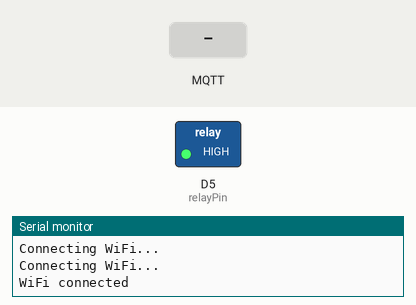
The sketch below on a simulated ESP8266 (NodeMCU). Parts: switched loads named in the sketch (green lamp = pin HIGH), the last lines printed to the serial monitor. Inputs (shaded band) come from the test bench. WiFi joins after 1.5 s; servers stay silent unless stated; no MQTT or app messages arrive unless stated.

Above: at 3.2 s.
3.3 s: MQTT message "1" arrives on the first subscribed topic
At 4.5 s:
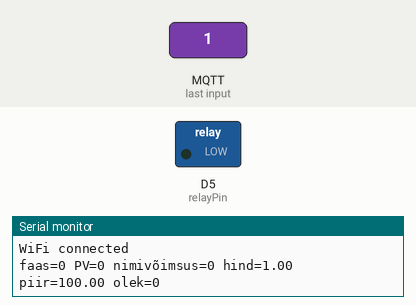
4.8 s: MQTT message "1" arrives on the second subscribed topic
At 5.7 s:
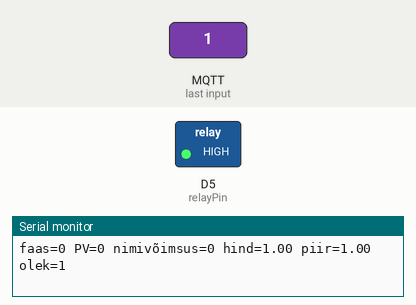
Timing chart, 0 to 7.8 s (numbered marks = the images above; inputs shaded):
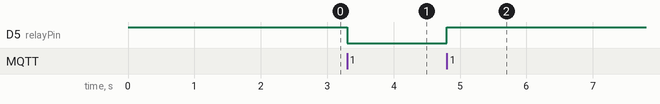

Measured:
- after the input at 3.3 s, D5 (relayPin): HIGH → LOW at once
- after the input at 4.8 s, D5 (relayPin): LOW → HIGH at once

The sketch:

esp8266juhtseade.ino
```cpp
#include <ESP8266WiFi.h>
#include <PubSubClient.h>

//WIFI
const char* ssid = "";
const char* password = "";

//MQTT
const char* mqtt_broker = "";
const char* mqtt_user = "";
const char* mqtt_pass = "";

const int relayPin = D5;  //relee active-low

//mqtt teemad
const char* mqtt_nordpool_topic = "nordpool"; //nordpool hinnad homeassistantist
const char* mqtt_threshold_topic = "elektrihind2"; //kasutaja seadistatud hinnapiir
const char* mqtt_solar_l1_topic = "home/energy/l1";//L1 faas
const char* mqtt_solar_l2_topic = "home/energy/l2"; //L2 faas
const char* mqtt_solar_l3_topic = "home/energy/l3"; //L3 faas
const char* mqtt_phase_selector_topic = "faasivalik2"; //0=OFF   1=L1   2=L2      3=L3
const char* heater_power_topic = "tarbimine2"; //tarbija nimivõimsus homeassistantist
const char* heater_hysteresis_topic = "hysteresis2"; //hüsterees homeassistantist

//default
float nordpoolprice = 0.0;
float hinnapiir = 100.0;

int solarL1 = 0;
int solarL2 = 0;
int solarL3 = 0;

int faas = 0;
bool faasinitial = false;

int nimivoimsus = 0;

unsigned long switchdelay = 1000;//1s default
unsigned long switchtime = 0;

int state = 0;// 0 = OFF, 1 = ON

WiFiClient espClient;
PubSubClient client(espClient);

void setup() {
  Serial.begin(9600);
  pinMode(relayPin, OUTPUT);
  digitalWrite(relayPin, HIGH);//active low ehk HIGH = off

  client.setServer(mqtt_broker, 1883);
  client.setCallback(callback);

  WiFi.begin(ssid, password);
  while (WiFi.status() != WL_CONNECTED) {
    delay(1000);
    Serial.println("Connecting WiFi...");
  }
  Serial.println("WiFi connected");
}


void updatestate(int stateUUS) {
  if (stateUUS != state) {
    unsigned long now = millis();

    state = stateUUS;
    digitalWrite(relayPin, (state == 1) ? LOW : HIGH);//active-low
    switchtime = now;
  }
}


void heater() {
  unsigned long now = millis();

//faasivalik
  int loetudPV = 0;
  if (faas == 1) loetudPV = solarL1;
  else if (faas == 2) loetudPV = solarL2;
  else if (faas == 3) loetudPV = solarL3;

//debugid
  Serial.print("faas=");
  Serial.print(faas);
  Serial.print(" PV=");
  Serial.print(loetudPV);
  Serial.print(" nimivõimsus=");
  Serial.print(nimivoimsus);
  Serial.print(" hind=");
  Serial.print(nordpoolprice);
  Serial.print(" piir=");
  Serial.print(hinnapiir);
  Serial.print(" olek=");
  Serial.println(state);

  int stateUUS = state;

  if (state == 0) {
    if (nordpoolprice < hinnapiir && loetudPV <= -nimivoimsus) {
    stateUUS = 1;
    }
  } else {
    if (nordpoolprice >= hinnapiir || loetudPV >= 0) {
    stateUUS = 0;
    }
  }

  // hüsterees (aeg)
  if ((stateUUS != state) && ((now - switchtime) > switchdelay)) {
  updatestate(stateUUS);
  }
}


void callback(char* topic, byte* payload, unsigned int length) {
  String message;
  for (unsigned int i = 0; i < length; ++i) message += (char)payload[i];

  bool run = false;

  if (strcmp(topic, mqtt_nordpool_topic) == 0) {
    nordpoolprice = message.toFloat();
    run = true;
  } else if (strcmp(topic, mqtt_threshold_topic) == 0) {
    hinnapiir = message.toFloat();
    run = true;
  } else if (strcmp(topic, mqtt_solar_l1_topic) == 0) {
    solarL1 = message.toInt();
    if (faas == 1) run = true;
  } else if (strcmp(topic, mqtt_solar_l2_topic) == 0) {
    solarL2 = message.toInt();
    if (faas == 2) run = true;
  } else if (strcmp(topic, mqtt_solar_l3_topic) == 0) {
    solarL3 = message.toInt();
    if (faas == 3) run = true;
  } else if (strcmp(topic, mqtt_phase_selector_topic) == 0) {
    int faasUUS = message.toInt();
    if (!faasinitial) {


    faasinitial = true;
    faas = faasUUS;
    run = true;


    } else if (faasUUS != faas) {
      faas = faasUUS;
      Serial.println("reboot faasivahetuseks");
      delay(500);
      ESP.restart();
        }
  } else if (strcmp(topic, heater_power_topic) == 0) {
    nimivoimsus = message.toInt();
    run = true;

  } else if (strcmp(topic, heater_hysteresis_topic) == 0) {
    switchdelay = (unsigned long)message.toInt() * 1000UL;
    run = true;
  }

  if (run) {
  heater();
  }
}

void reconnect() {
  while (!client.connected()) {
    if (client.connect("PV_Relee_Seade")) {
      client.subscribe(mqtt_nordpool_topic);
      client.subscribe(mqtt_threshold_topic);
      client.subscribe(mqtt_solar_l1_topic);
      client.subscribe(mqtt_solar_l2_topic);
      client.subscribe(mqtt_solar_l3_topic);
      client.subscribe(mqtt_phase_selector_topic);
      client.subscribe(heater_power_topic);
      client.subscribe(heater_hysteresis_topic);
    } else {
      Serial.print("Failed to connect to MQTT broker, rc=");
      Serial.print(client.state());
      Serial.println(" try again in 5 seconds");
      delay(5000);
    }
  }
}

void loop() {
  if (!client.connected()) {
    reconnect();
  }
  client.loop();
}
```
